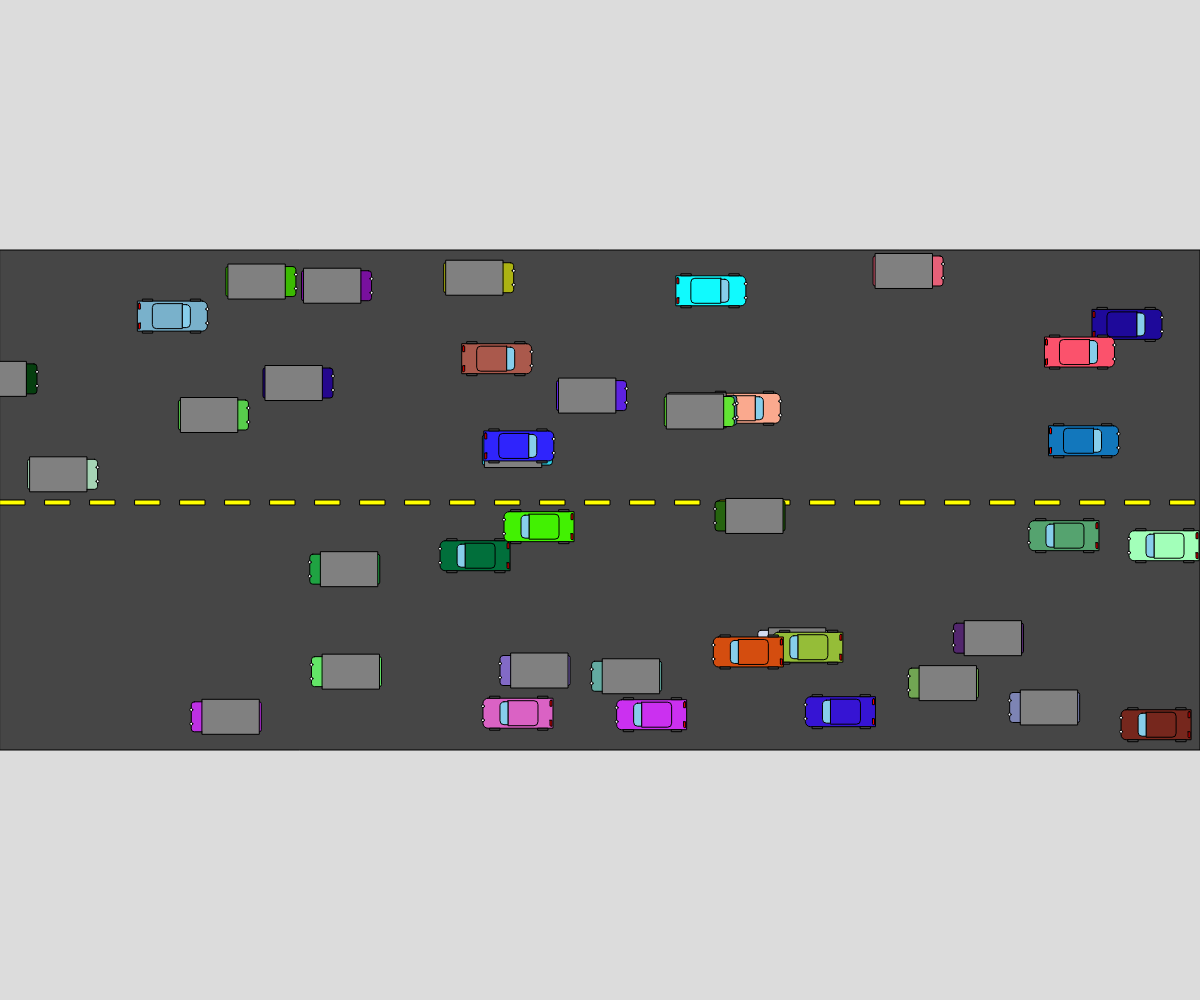
Frame 1 (no input)
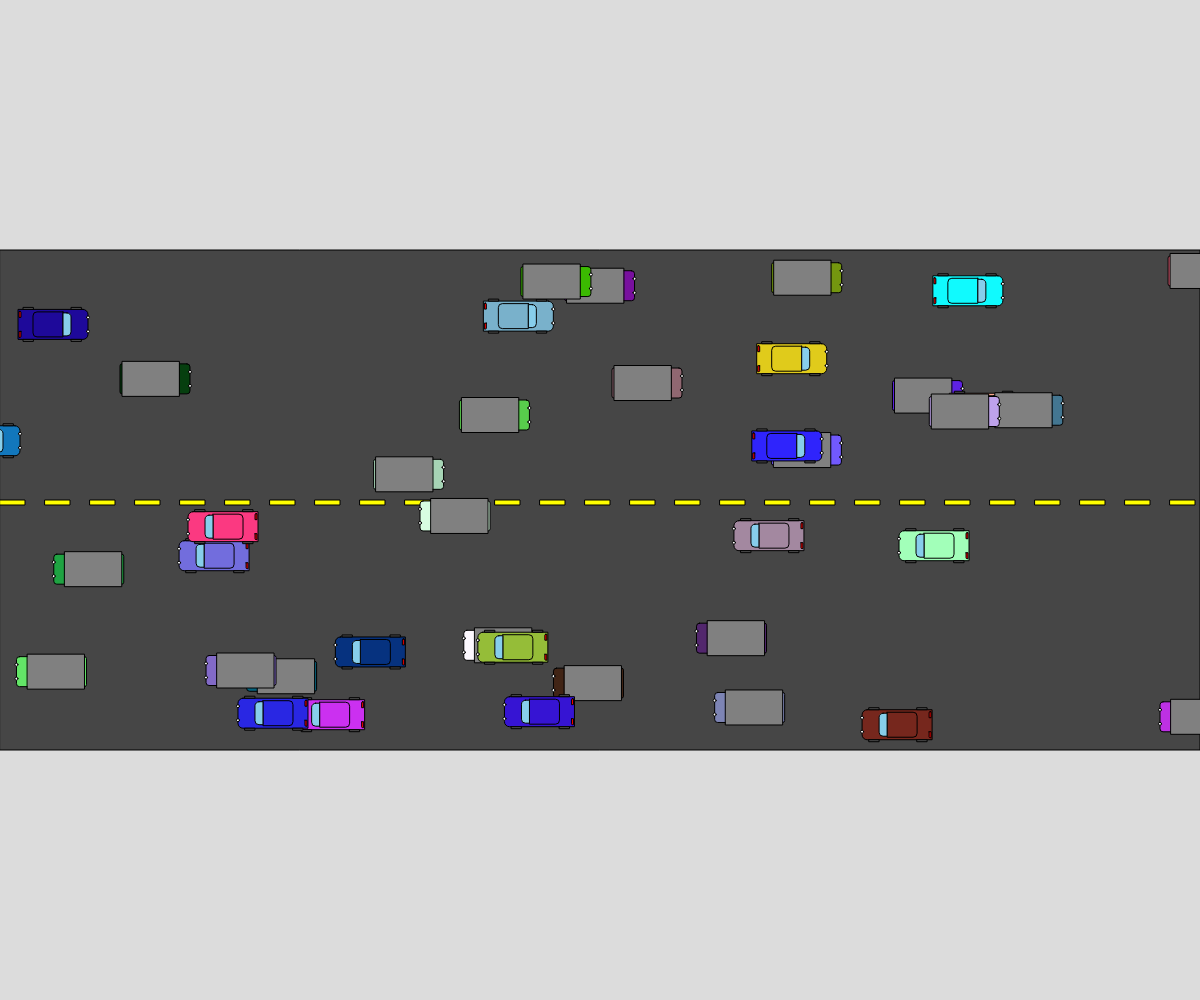
Frame 60 (no input)
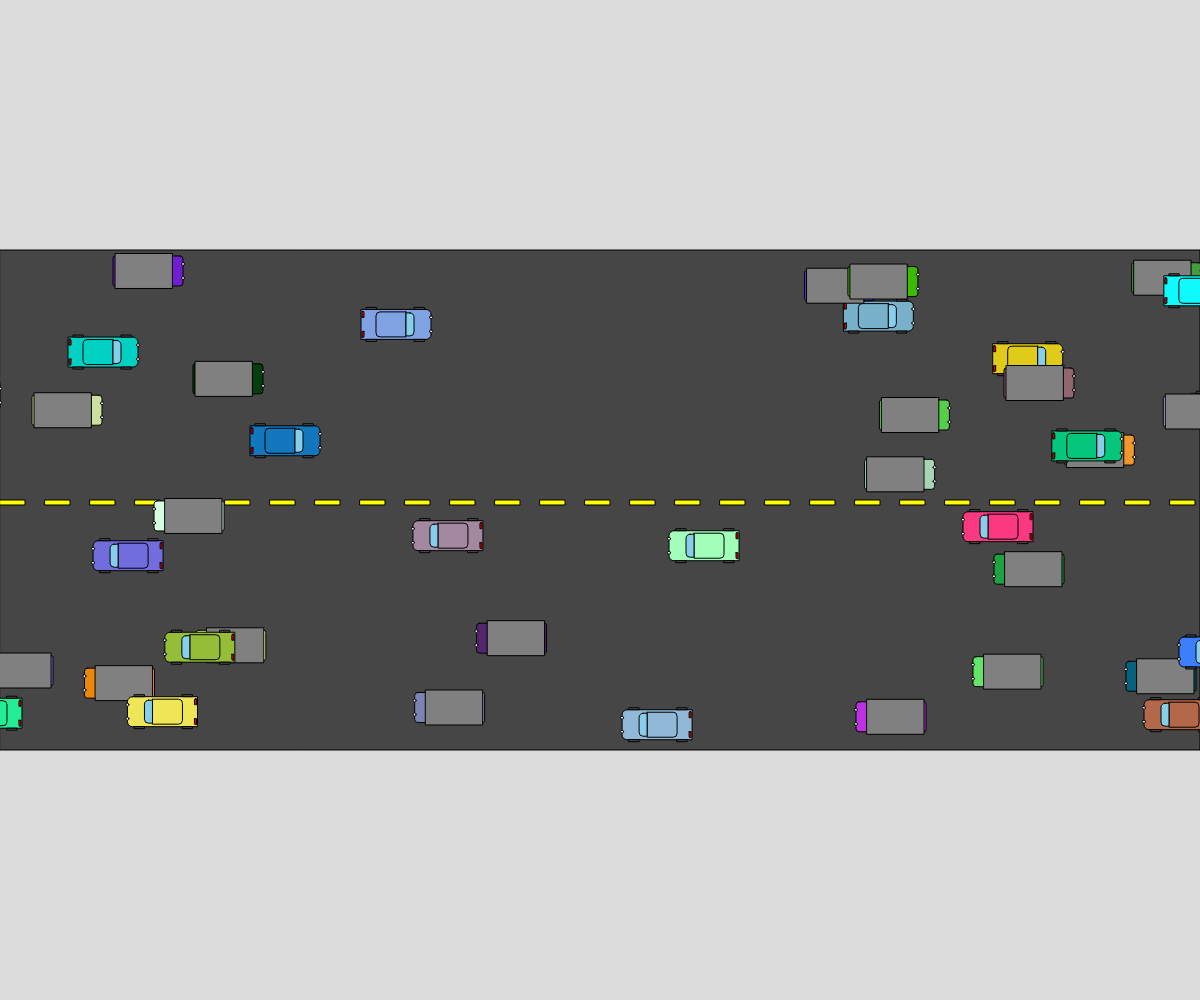
Frame 120 (the mouse pressed at the canvas centre since frame 60)

The p5.js sketch that drew these frames (run headless with seeded random() and noise() and a simulated clock; from frame 60 on, the mouse is pressed at the canvas centre):

// p5.js sketch
// ── sketch.js
// Cars Cars Cars
// Fahad Hussain
// March 21, Friday
// 

let car;
let eastBound=[];
let westBound= [];

function setup() {
  createCanvas(windowWidth, windowHeight);
  
  for (let i = 0; i<20; i++){
    eastBound.push(new Vehicle(0, random(height/4, height/2 -40)));
  }
  for (let i = 0; i<20; i++){
    westBound.push(new Vehicle(1, random(height/2, 3*height/4 - 40)));
  }
}

function draw() {
  background(220);
  drawRoad();
  for (let i of eastBound){
    i.action();
  }
  for (let i of westBound){
    i.action();
  }

}

class Vehicle{
  //1. Constructor
  constructor(dir, y){
    this.x = random(width);
    this.y = y
    this.direction = dir;
    this.xSpeed = 5
    this.type = int(random(0,2));
    this.color = color(random(255), random(255), random(255));
  }

  display(){
    let tireWidth = 10;
    if(this.type === 0){
       fill(this.color);
       push();
       translate(this.x, this.y);
       if (this.direction === 0){
        scale(-1,1);
       }
       
       //body
       rect(0, 0, 70, 30, 5, 0, 0, 5);
       //roof
       rect(0+25, 0+2.5, 30, 25, 0,4,4,0);
       //windsheild
       fill("skyblue");
       rect(0+17, 0 + 3.5, 8, 23, 4, 0, 0, 4);
       fill(80, 80, 80);
       //wheels
       rect(0+7 , 0 - 2, tireWidth, 2);
       rect(0 + 55, 0 -2, tireWidth, 2);
       rect(0 + 7, 0 + 30, tireWidth, 2);
       rect(0 + 55, 0 + 30, tireWidth, 2);
       //headlights
       fill("white");
       circle(0, 0 + 8, 3);
       circle(0, 0+22, 3);
       //tailligths
       fill("red");
       rect(0 + 67, 0 + 2, 2, 6, 5,0,0,0);
       rect(0+67, 0 + 22, 2, 6, 0,0,0,5);
       pop();
    }
    
    else if(this.type === 1){
       tireWidth = 10;
       fill(this.color);
       push();
       translate(this.x,this.y)
       if(this.direction === 0){
        scale(-1,1);
       }
       //body
       rect(0, 0, 70, 30, 3, 2, 2, 3);
       //roof
       fill("grey");
       rect(11, -2.5, 57, 35);
       //wheels
       
       //headlights
       fill("white");
       circle(0,  8, 3);
       circle(0, 22, 3);
       pop();
    }
  }

  move(){
    if (this.direction === 0){
      this.x += this.xSpeed;
    }
    if (this.direction === 1){
      this.x -= this.xSpeed
    }

  }

  speedUp(){
    if (this.xSpeed < 15){
      this.xSpeed += 1;
    }
  }

  speedDown(){
    if (this.xSpeed > 1){
      this.xSpeed -= 1;
    }
  }

  changeColor(){
    this.color = color(random(255), random(255), random(255));
  }

  action(){
    this.display();
    
    if (this.x < -60){
      this.x = width;
    }
    if (this.x > width+60){
      this.x = -60;
    }
    if (random(100) < 1){
      this.speedUp();
    }
    if (random(100) < 1){
      this.speedDown();
    }
    if (random(100) < 1){
      this.changeColor();
    }
    this.move();


  }


}

function drawRoad(){
  fill(70);
  rect(0, height/4, width, height/2);
  for (let x = 0; x <= width; x += 45){
    fill("Yellow");
    rect(x, height/2, 25, 5);
  }
}
